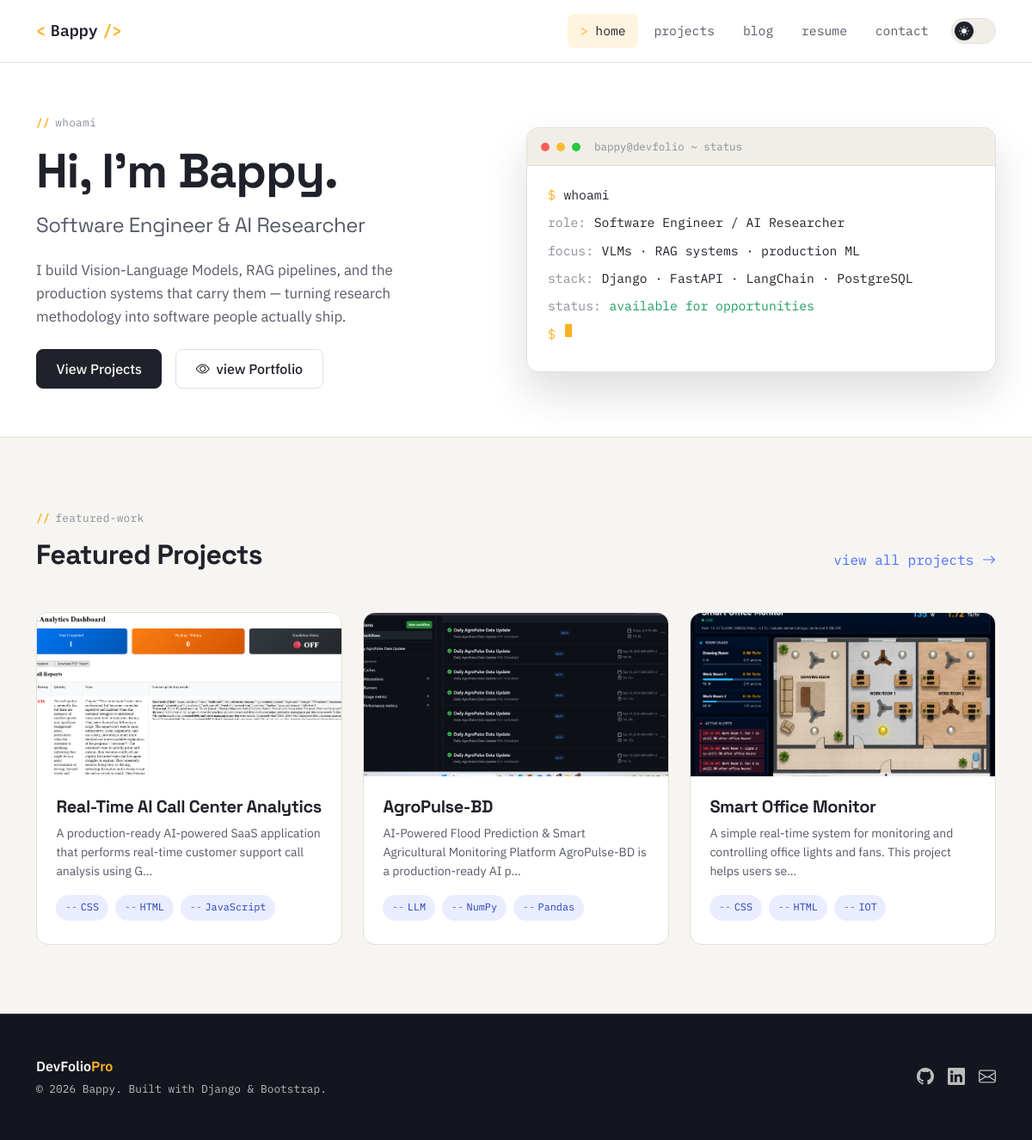
The page / on the database its author committed.
### projects/models.py (models this page shows, shortened)
class Project(models.Model):
    class Status(models.TextChoices):
        DRAFT = "draft", "Draft"
        PUBLISHED = "published", "Published"
    id = models.UUIDField(
        primary_key=True,
        default=uuid.uuid4,
        editable=False,
    )
    title = models.CharField(max_length=200)
    slug = models.SlugField(
        max_length=220,
        unique=True,
        blank=True,
        help_text="Auto-generated from the title if left blank.",
    )
    short_desc = models.CharField(
        max_length=300,
        help_text="Short summary shown on project cards."
    )
    description = models.TextField(
        help_text="Full project write-up. Supports Markdown."
    )
    live_link = models.URLField(blank=True, null=True)
    github_link = models.URLField(blank=True, null=True)
    video_url = models.URLField(
        blank=True,
        null=True,
        help_text="YouTube/Vimeo embed link (no direct video uploads)."
    )
    status = models.CharField(
        max_length=10,
        choices=Status.choices,
        default=Status.DRAFT,
    )
    is_featured = models.BooleanField(default=False)
    technologies = models.ManyToManyField(
        Technology,
        related_name="projects",
        blank=True,
    )
    created_at = models.DateTimeField(auto_now_add=True)
    updated_at = models.DateTimeField(auto_now=True)
    class Meta:
        ordering = ["-is_featured", "-created_at"]
        indexes = [
            models.Index(fields=["status"]),
            models.Index(fields=["slug"]),
        ]

class ProjectImage(models.Model):
    project = models.ForeignKey(
        Project,
        related_name="images",
        on_delete=models.CASCADE,
    )
    image = models.ImageField(upload_to="projects/gallery/%Y/%m/")
    caption = models.CharField(max_length=200, blank=True)
    sort_order = models.PositiveIntegerField(default=0)
    class Meta:
        ordering = ["sort_order", "id"]

class Technology(models.Model):
    name = models.CharField(max_length=50, unique=True)
    icon_url = models.URLField(
        blank=True,
        null=True,
        help_text="URL to a devicon/simple-icons SVG or similar."
    )
    class Meta:
        verbose_name = "Technology"
        verbose_name_plural = "Technologies"
        ordering = ["name"]

### core/views.py (the view)
# urls.py: path('', views.home_view, name='home'),
def home_view(request):
    context = {
        "featured_projects": Project.objects.filter(
            is_featured=True,
            status=Project.Status.PUBLISHED,
        ).prefetch_related("technologies", "images"),
        "published_blogs": Blog.objects.filter(
            is_published=True
        ).order_by("-created_at")[:3],
        "active_experiences": Experience.objects.filter(is_current=True),
    }
    return render(request, "pages/home.html", context)

### templates/pages/home.html (shortened to what this page needs)
{% extends 'base.html' %}
{% load static %}
{% block content %}
<section class="section-tight bg-surface section-border-b">
    <div class="container">
        <div class="row align-items-center gy-5">
            <div class="col-lg-6">
                <span class="eyebrow">whoami</span>
                <h1 class="display-4 fw-bold mb-3">Hi, I'm Bappy.</h1>
                <h2 class="h4 fw-normal mb-4" style="color: var(--ink-soft);">
                    Software Engineer &amp; AI Researcher
                </h2>
                <p class="mb-4" style="max-width: 46ch; color: var(--ink-soft); font-size: 1.05rem;">
                    I build Vision-Language Models, RAG pipelines, and the production systems
                    that carry them — turning research methodology into software people
                    actually ship.
                </p>
                <div class="d-flex flex-wrap gap-3">
                    <a href="{% url 'projects:project_list' %}" class="btn btn-df-primary">View Projects</a>
                    <a href="https://bappybdn.github.io/index.html" target="_blank" class="btn btn-df-outline">
                        <i class="bi bi-eye me-1"></i> view Portfolio
                    </a>
                </div>
            </div>
            <div class="col-lg-6">
                <div class="term-window">
                    <div class="term-header">
                        <span class="term-dot red"></span>
                        <span class="term-dot amber"></span>
                        <span class="term-dot green"></span>
                        <span class="term-title">bappy@devfolio ~ status</span>
                    </div>
                    <div class="term-body">
                        <div class="term-line" data-term-line>
                            <span class="prompt">$</span>
                            <span class="val">whoami</span>
                        </div>
                        <div class="term-line" data-term-line>
                            <span class="key">role:</span>
                            <span class="val">Software Engineer / AI Researcher</span>
                        </div>
                        <div class="term-line" data-term-line>
                            <span class="key">focus:</span>
                            <span class="val">VLMs · RAG systems · production ML</span>
                        </div>
                        <div class="term-line" data-term-line>
                            <span class="key">stack:</span>
                            <span class="val">Django · FastAPI · LangChain · PostgreSQL</span>
                        </div>
                        <div class="term-line" data-term-line>
                            <span class="key">status:</span>
                            <span class="val" style="color: var(--success, #1f9d63);">available for opportunities</span>
                        </div>
                        <div class="term-line" data-term-line>
                            <span class="prompt">$</span>
                            <span class="term-cursor"></span>
                        </div>
                    </div>
                </div>
            </div>
        </div>
    </div>
</section>
<section id="projects" class="section bg-paper">
    <div class="container">
        <div class="d-flex justify-content-between align-items-end flex-wrap gap-3 mb-5">
            <div>
                <span class="eyebrow">featured-work</span>
                <h2 class="fw-bold mb-0">Featured Projects</h2>
            </div>
            <a href="{% url 'projects:project_list' %}" class="mono text-decoration-none">
                view all projects <i class="bi bi-arrow-right"></i>
            </a>
        </div>
        <div class="row g-4">
            {% for project in featured_projects %}
            <div class="col-md-6 col-lg-4">
                <a href="{% url 'projects:project_detail' project.slug %}" class="text-decoration-none">
                    <div class="df-card">
                        <div class="df-card-media">
                            {% with cover=project.images.first %}
                            {% if cover %}
                            <img src="{{ cover.image.url }}" alt="{{ project.title }}">
                            {% else %}
                            <i class="bi bi-code-slash"></i>
                            {% endif %}
                            {% endwith %}
                        </div>
                        <div class="df-card-body">
                            <h5 class="fw-bold mb-2" style="color: var(--ink);">{{ project.title }}</h5>
                            <p class="small mb-3" style="color: var(--ink-soft);">
                                {{ project.short_desc|truncatechars:110 }}
                            </p>
                            <div>
                                {% for tech in project.technologies.all|slice:":3" %}
                                <span class="tag tag-circuit">{{ tech.name }}</span>
                                {% endfor %}
                            </div>
                        </div>
                    </div>
                </a>
            </div>
            {% endfor %}
        </div>
    </div>
</section>
{% endblock %}

### templates/base.html (shortened to what this page needs)
{% load static %}
<!DOCTYPE html>
<html lang="en" data-theme="light">
<head>
    <link href="https://cdn.jsdelivr.net/npm/bootstrap@5.3.0/dist/css/bootstrap.min.css" rel="stylesheet">
    <link rel="stylesheet" href="https://cdn.jsdelivr.net/npm/bootstrap-icons@1.10.5/font/bootstrap-icons.css">
    <link rel="stylesheet" href="{% static 'css/style.css' %}">
</head>
<body>
<nav class="navbar navbar-expand-lg df-navbar sticky-top py-3">
    <div class="container">
        <a class="navbar-brand df-brand" href="{% url 'core:home' %}">
            <span class="bracket">&lt;</span>Bappy<span class="bracket">/&gt;</span>
        </a>
        <div class="collapse navbar-collapse" id="navbarNav">
            <ul class="navbar-nav df-nav ms-auto align-items-lg-center gap-lg-1">
                <li class="nav-item"><a class="nav-link" href="{% url 'core:home' %}">home</a></li>
                <li class="nav-item"><a class="nav-link" href="{% url 'projects:project_list' %}">projects</a></li>
                <li class="nav-item"><a class="nav-link" href="{% url 'blog:blog_list' %}">blog</a></li>
                <li class="nav-item"><a class="nav-link" href="{% url 'core:resume' %}">resume</a></li>
                <li class="nav-item"><a class="nav-link" href="https://bappybdn.github.io/index.html#contact" target="_blank">contact</a></li>
                <li class="nav-item ms-lg-2 mt-3 mt-lg-0">
                    <button type="button" class="theme-toggle" data-theme-toggle aria-pressed="false" aria-label="Toggle dark mode">
                        <span class="knob"><i class="bi bi-sun-fill"></i></span>
                    </button>
                </li>
            </ul>
        </div>
    </div>
</nav>
<main>
    {% block content %}{% endblock %}
</main>
<footer class="df-footer py-5 mt-auto">
    <div class="container">
        <div class="row align-items-center gy-3">
            <div class="col-md-6 text-center text-md-start">
                <p class="mb-1 fw-semibold">DevFolio<span style="color: var(--amber);">Pro</span></p>
                <p class="footer-mono mb-0">&copy; {% now "Y" %} Bappy. Built with Django &amp; Bootstrap.</p>
            </div>
            <div class="col-md-6">
                <div class="d-flex justify-content-center justify-content-md-end gap-3 fs-5">
                    <a href="https://github.com/bappyBDN" target="_blank" rel="noopener" aria-label="GitHub"><i class="bi bi-github"></i></a>
                    <a href="https://www.linkedin.com/in/bappy-chandra-debnath-3263063b9" target="_blank" rel="noopener" aria-label="LinkedIn"><i class="bi bi-linkedin"></i></a>
                    <a href="mailto:bappynath2001@gmail.com" aria-label="Email"><i class="bi bi-envelope"></i></a>
                </div>
            </div>
        </div>
    </div>
</footer>
</body>
</html>

### rows shown on the page
Project: images.first.image (picture), title "Real-Time AI Call Center Analytics", short_desc "A production-ready AI-powered SaaS application that performs real-time customer support call analysis using G…"
Technology: name "CSS"
Technology: name "HTML"
Technology: name "JavaScript"
Project: images.first.image (picture), title "AgroPulse-BD", short_desc "AI-Powered Flood Prediction & Smart Agricultural Monitoring Platform AgroPulse-BD is a production-ready AI p…"
Technology: name "LLM"
Technology: name "NumPy"
Technology: name "Pandas"
Project: images.first.image (picture), title "Smart Office Monitor", short_desc "A simple real-time system for monitoring and controlling office lights and fans. This project helps users se…"
Technology: name "IOT"
